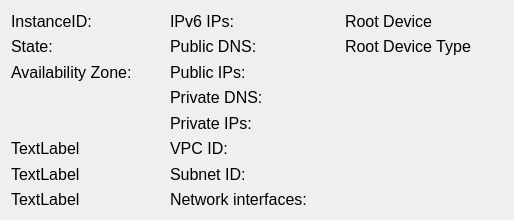
<?xml version="1.0" encoding="UTF-8"?>
<ui version="4.0">
 <class>gridLayoutWidget_2</class>
 <widget class="QWidget" name="gridLayoutWidget_2">
  <property name="geometry">
   <rect>
    <x>0</x>
    <y>0</y>
    <width>514</width>
    <height>220</height>
   </rect>
  </property>
  <layout class="QGridLayout" name="gridLayout_3">
   <item row="2" column="3">
    <widget class="QLabel" name="publicIPValue">
     <property name="font">
      <font>
       <pointsize>12</pointsize>
      </font>
     </property>
     <property name="text">
      <string/>
     </property>
    </widget>
   </item>
   <item row="7" column="3">
    <widget class="QLabel" name="SubnetIDValue">
     <property name="font">
      <font>
       <pointsize>12</pointsize>
      </font>
     </property>
     <property name="text">
      <string/>
     </property>
    </widget>
   </item>
   <item row="3" column="2">
    <widget class="QLabel" name="privateDNSHeader">
     <property name="font">
      <font>
       <pointsize>12</pointsize>
      </font>
     </property>
     <property name="text">
      <string>Private DNS:</string>
     </property>
    </widget>
   </item>
   <item row="3" column="3">
    <widget class="QLabel" name="privateDNSValue">
     <property name="font">
      <font>
       <pointsize>12</pointsize>
      </font>
     </property>
     <property name="text">
      <string/>
     </property>
    </widget>
   </item>
   <item row="7" column="0">
    <widget class="QLabel" name="label_3">
     <property name="font">
      <font>
       <pointsize>12</pointsize>
      </font>
     </property>
     <property name="text">
      <string>TextLabel</string>
     </property>
    </widget>
   </item>
   <item row="1" column="3">
    <widget class="QLabel" name="publicDNSValue">
     <property name="font">
      <font>
       <pointsize>12</pointsize>
      </font>
     </property>
     <property name="text">
      <string/>
     </property>
    </widget>
   </item>
   <item row="6" column="0">
    <widget class="QLabel" name="label_2">
     <property name="font">
      <font>
       <pointsize>12</pointsize>
      </font>
     </property>
     <property name="text">
      <string>TextLabel</string>
     </property>
    </widget>
   </item>
   <item row="1" column="2">
    <widget class="QLabel" name="publicDNSHeader">
     <property name="font">
      <font>
       <pointsize>12</pointsize>
      </font>
     </property>
     <property name="text">
      <string>Public DNS:</string>
     </property>
    </widget>
   </item>
   <item row="8" column="0">
    <widget class="QLabel" name="label_4">
     <property name="font">
      <font>
       <pointsize>12</pointsize>
      </font>
     </property>
     <property name="text">
      <string>TextLabel</string>
     </property>
    </widget>
   </item>
   <item row="0" column="0">
    <widget class="QLabel" name="instanceIdHeader">
     <property name="font">
      <font>
       <pointsize>12</pointsize>
      </font>
     </property>
     <property name="text">
      <string>InstanceID:</string>
     </property>
    </widget>
   </item>
   <item row="2" column="1">
    <widget class="QLabel" name="AZValue">
     <property name="font">
      <font>
       <pointsize>12</pointsize>
      </font>
     </property>
     <property name="text">
      <string/>
     </property>
    </widget>
   </item>
   <item row="2" column="0">
    <widget class="QLabel" name="AZLabel">
     <property name="font">
      <font>
       <pointsize>12</pointsize>
      </font>
     </property>
     <property name="text">
      <string>Availability Zone:</string>
     </property>
    </widget>
   </item>
   <item row="4" column="3">
    <widget class="QLabel" name="privateIPValue">
     <property name="font">
      <font>
       <pointsize>12</pointsize>
      </font>
     </property>
     <property name="text">
      <string/>
     </property>
    </widget>
   </item>
   <item row="2" column="2">
    <widget class="QLabel" name="publicIPHeader">
     <property name="font">
      <font>
       <pointsize>12</pointsize>
      </font>
     </property>
     <property name="text">
      <string>Public IPs:</string>
     </property>
    </widget>
   </item>
   <item row="1" column="1">
    <widget class="QLabel" name="instanceStateValue">
     <property name="font">
      <font>
       <pointsize>12</pointsize>
      </font>
     </property>
     <property name="text">
      <string/>
     </property>
    </widget>
   </item>
   <item row="4" column="2">
    <widget class="QLabel" name="privateIPHeader">
     <property name="font">
      <font>
       <pointsize>12</pointsize>
      </font>
     </property>
     <property name="text">
      <string>Private IPs:</string>
     </property>
    </widget>
   </item>
   <item row="0" column="1">
    <widget class="QLabel" name="instanceIdValue">
     <property name="font">
      <font>
       <pointsize>12</pointsize>
      </font>
     </property>
     <property name="text">
      <string/>
     </property>
    </widget>
   </item>
   <item row="6" column="3">
    <widget class="QLabel" name="VPCIDValue">
     <property name="font">
      <font>
       <pointsize>12</pointsize>
      </font>
     </property>
     <property name="text">
      <string/>
     </property>
    </widget>
   </item>
   <item row="6" column="2">
    <widget class="QLabel" name="VPCIDHeader">
     <property name="font">
      <font>
       <pointsize>12</pointsize>
      </font>
     </property>
     <property name="text">
      <string>VPC ID:</string>
     </property>
    </widget>
   </item>
   <item row="0" column="2">
    <widget class="QLabel" name="ipv6Header">
     <property name="font">
      <font>
       <pointsize>12</pointsize>
      </font>
     </property>
     <property name="text">
      <string>IPv6 IPs:</string>
     </property>
    </widget>
   </item>
   <item row="1" column="0">
    <widget class="QLabel" name="instanceStateHeader">
     <property name="font">
      <font>
       <pointsize>12</pointsize>
      </font>
     </property>
     <property name="text">
      <string>State:</string>
     </property>
    </widget>
   </item>
   <item row="7" column="2">
    <widget class="QLabel" name="SubnetIDHeader">
     <property name="font">
      <font>
       <pointsize>12</pointsize>
      </font>
     </property>
     <property name="text">
      <string>Subnet ID:</string>
     </property>
    </widget>
   </item>
   <item row="8" column="2">
    <widget class="QLabel" name="netIfHeader">
     <property name="font">
      <font>
       <pointsize>12</pointsize>
      </font>
     </property>
     <property name="text">
      <string>Network interfaces:</string>
     </property>
    </widget>
   </item>
   <item row="0" column="5">
    <widget class="QLabel" name="rootDeviceIdValue">
     <property name="font">
      <font>
       <pointsize>12</pointsize>
      </font>
     </property>
     <property name="text">
      <string/>
     </property>
    </widget>
   </item>
   <item row="0" column="4">
    <widget class="QLabel" name="rootDeviceIdHeader">
     <property name="font">
      <font>
       <pointsize>12</pointsize>
      </font>
     </property>
     <property name="text">
      <string>Root Device</string>
     </property>
    </widget>
   </item>
   <item row="1" column="4">
    <widget class="QLabel" name="rootDeviceTypeHeader">
     <property name="font">
      <font>
       <pointsize>12</pointsize>
      </font>
     </property>
     <property name="text">
      <string>Root Device Type</string>
     </property>
    </widget>
   </item>
   <item row="1" column="5">
    <widget class="QLabel" name="rootDeviceTypeValue">
     <property name="font">
      <font>
       <pointsize>12</pointsize>
      </font>
     </property>
     <property name="text">
      <string/>
     </property>
    </widget>
   </item>
  </layout>
 </widget>
 <resources/>
 <connections/>
</ui>
